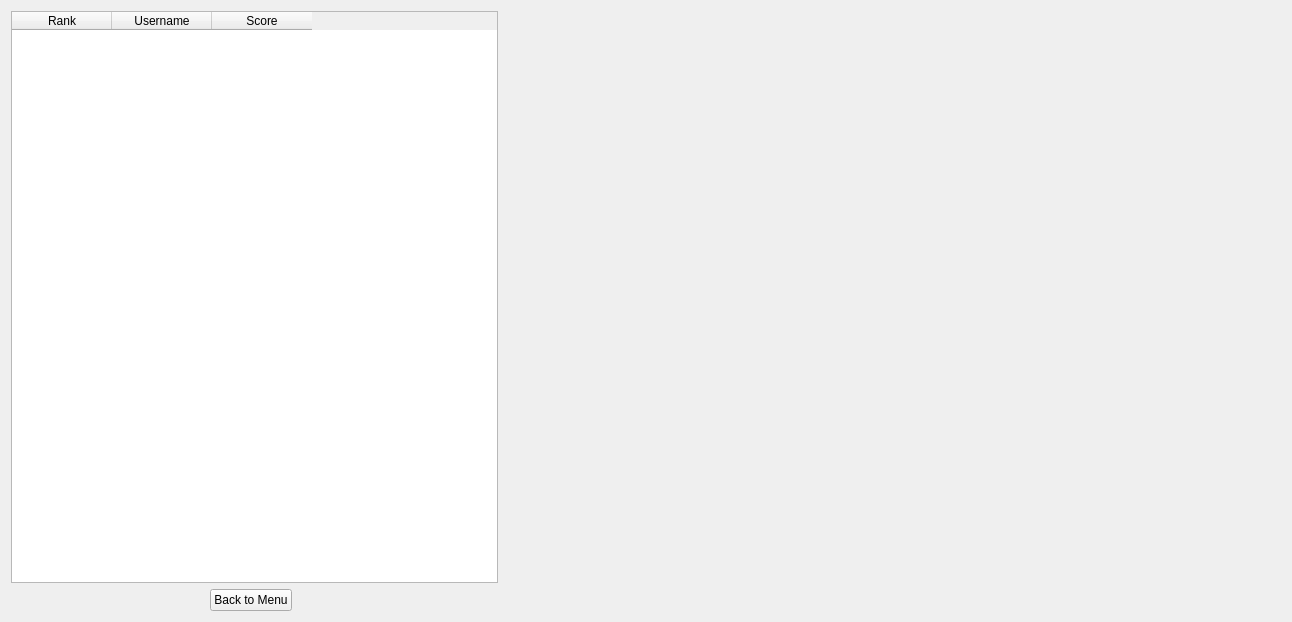
<?xml version="1.0" encoding="UTF-8"?>
<ui version="4.0">
 <class>Leaderboard</class>
 <widget class="QWidget" name="Leaderboard">
  <property name="geometry">
   <rect>
    <x>0</x>
    <y>0</y>
    <width>1292</width>
    <height>622</height>
   </rect>
  </property>
  <property name="windowTitle">
   <string>Form</string>
  </property>
  <layout class="QGridLayout" name="gridLayout">
   <item row="1" column="2">
    <spacer name="horizontalSpacer_4">
     <property name="orientation">
      <enum>Qt::Orientation::Horizontal</enum>
     </property>
     <property name="sizeHint" stdset="0">
      <size>
       <width>40</width>
       <height>20</height>
      </size>
     </property>
    </spacer>
   </item>
   <item row="1" column="6">
    <spacer name="horizontalSpacer">
     <property name="orientation">
      <enum>Qt::Orientation::Horizontal</enum>
     </property>
     <property name="sizeHint" stdset="0">
      <size>
       <width>572</width>
       <height>20</height>
      </size>
     </property>
    </spacer>
   </item>
   <item row="0" column="4" colspan="3">
    <spacer name="horizontalSpacer_3">
     <property name="orientation">
      <enum>Qt::Orientation::Horizontal</enum>
     </property>
     <property name="sizeHint" stdset="0">
      <size>
       <width>282</width>
       <height>20</height>
      </size>
     </property>
    </spacer>
   </item>
   <item row="1" column="0">
    <spacer name="horizontalSpacer_2">
     <property name="orientation">
      <enum>Qt::Orientation::Horizontal</enum>
     </property>
     <property name="sizeHint" stdset="0">
      <size>
       <width>180</width>
       <height>20</height>
      </size>
     </property>
    </spacer>
   </item>
   <item row="1" column="4">
    <spacer name="horizontalSpacer_5">
     <property name="orientation">
      <enum>Qt::Orientation::Horizontal</enum>
     </property>
     <property name="sizeHint" stdset="0">
      <size>
       <width>40</width>
       <height>20</height>
      </size>
     </property>
    </spacer>
   </item>
   <item row="0" column="0" colspan="4">
    <widget class="QTableWidget" name="leaderboardTable">
     <column>
      <property name="text">
       <string>Rank</string>
      </property>
     </column>
     <column>
      <property name="text">
       <string>Username</string>
      </property>
     </column>
     <column>
      <property name="text">
       <string>Score</string>
      </property>
     </column>
    </widget>
   </item>
   <item row="1" column="1">
    <widget class="QPushButton" name="pushButton">
     <property name="text">
      <string>Back to Menu</string>
     </property>
    </widget>
   </item>
  </layout>
 </widget>
 <resources/>
 <connections/>
</ui>
